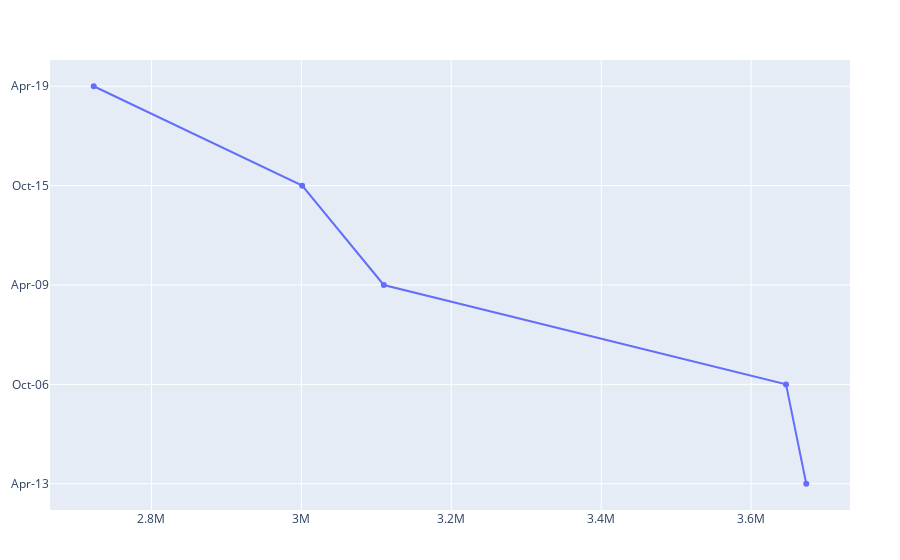
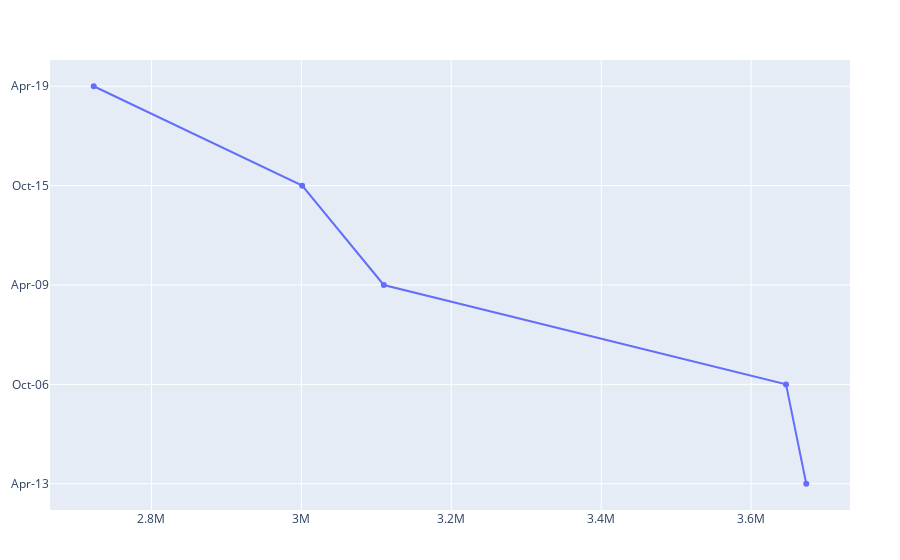

The notebook cell these images were saved under, in order:
### Markdown cell above
### Months with the highest viewership

### Code cell
# Sort the anime dataset by members
chart_4 = sort!(anime, :Members, rev=true)

# get the first 5 rows
top_5_members = first(chart_4, 5)

# Create the scatter chart
five = PlotlyJS.plot(PlotlyJS.scatter(top_5_members, x= top_5_members.Members, y= top_5_members.Start_date))

### Figure 1 — Plotly figure (JSON) as saved in the notebook; plotly's stock layout.template omitted (floating-point values rounded to 4 significant figures)
{"data": [{"type": "scatter", "x": [3673536, 3646544, 3109951, 3001104, 2723019], "y": ["Apr-13", "Oct-06", "Apr-09", "Oct-15", "Apr-19"]}], "layout": {"margin": {"b": 50, "l": 50, "r": 50, "t": 60}}}

### Figure 2 — Plotly figure (JSON) as saved in the notebook; plotly's stock layout.template omitted (floating-point values rounded to 4 significant figures)
{"data": [{"type": "scatter", "x": [3673536, 3646544, 3109951, 3001104, 2723019], "y": ["Apr-13", "Oct-06", "Apr-09", "Oct-15", "Apr-19"]}], "layout": {"margin": {"b": 50, "l": 50, "r": 50, "t": 60}}}
